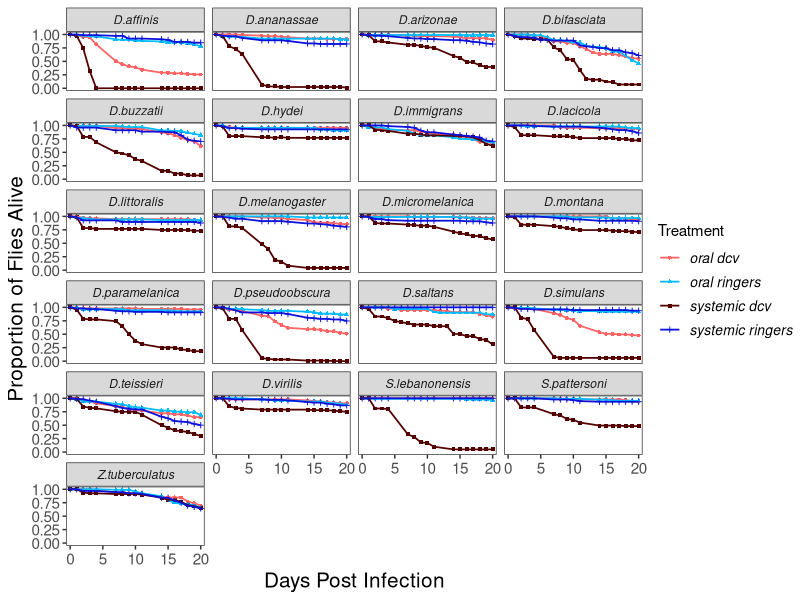
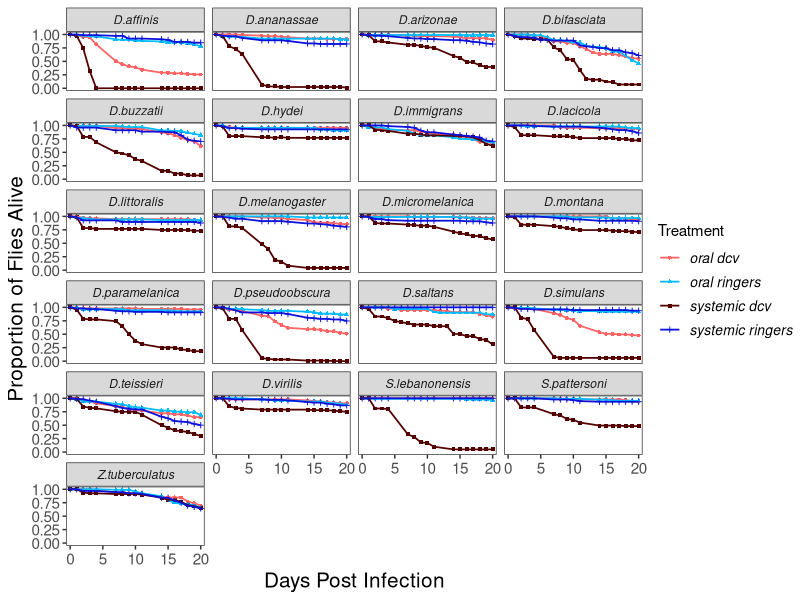

Generate these figures, in order, with R:
setwd('Year 4/Diss/Statistical Analysis/Data Collection')

Block1<-read.csv('Block1_Survival.csv',header=T)
View(Block1)
str(Block1)
Block2<-read.csv('Block2_Survival.csv',header=T)
str(Block2)
Block3<-read.csv('Block3_Survival.csv',header=T)
str(Block3)
Block4<-read.csv('Block4_Survival.csv',header=T)
str(Block4)
Block5<-read.csv('Block5_Survival.csv',header=T)
str(Block5)

install.packages('dplyr')
library(dplyr)
install.packages('plyr')
library(plyr)
install.packages('readr')
library(readr)

#----# COMBINING CSV FILES #----#

survival<-list.files(pattern='*.csv',full.names=T)#creates an object holding all the blocks of survival
allBlocks<-survival%>%
  lapply(read_csv)%>%
  bind_rows()


#----# RESHAPING #----#

library(reshape)

reshape <- cbind(allBlocks[,c(1:5)],allBlocks[,c(6:26)]/allBlocks$d0)#turns numeric survival into proportional survival
reshape$new_treat <- paste(reshape$route,reshape$treatment)#combines route and treatments columns to create a new variable which defines our 4 treatments
str(reshape)
reshape<- melt(reshape, id = c("block","vial_id","species","treatment","route","new_treat"))#turns dataframe into long formatting - it leaves alone those columns defined under id but turns the remaining columns (in this case d0:d20) into a single column referred to as 'variable'
reshape[,c(3:6)] <- lapply(reshape[,c(3:6)],function(x)as.factor(x))#???


#----# FINDING MEANS FOR EACH #----#

SE<-function(x,n){
  sd(x)/sqrt(n)
} 

survival_means<-reshape%>% group_by(new_treat,species,variable)%>% #could use na.omit(shape)%>% here instead of na.rm=T in the below line but creates resurrections
  dplyr::summarise(mean = mean(value,na.rm=T),#can use na.rm=T here but creates gaps in the survival plots
            upr = mean(value)+SE(x=value,n=length(value)),
            lwr = mean(value)-SE(x=value,n=length(value)))

filtered_data <- survival_means %>%
  filter(!species %in% c("dsub", "dsuc", "dneb"))

aggregate<-aggregate(value~species+new_treat+variable, data=reshape, FUN='mean')#COULD ALSO HAVE USED THIS CODE!!!
aggregate$mortality<-paste(1-aggregate$value)
str(aggregate)
aggregate$mortality<-as.numeric(aggregate$mortality)

#means
mean(aggregate$mortality[aggregate$variable=='d20'&aggregate$new_treat=='systemic dcv'])
mean(aggregate$mortality[aggregate$variable=='d20' & aggregate$new_treat=='oral dcv'])


#----# PLOTTING FIGURE #----#

library(ggplot2)

classic_colors <- c("#FF6363", "#00bbff",'#530000',"#0a11db") ## set colour
xlabels<-c('0','5','10','15','20')
figurecombine <- ggplot(data=na.omit(filtered_data), aes(x = variable, y = mean, colour = new_treat))+
  geom_point(aes(shape=new_treat), size = 1)+ ## picture parameter
  geom_line(aes(group = new_treat), lwd = 0.6)+
  scale_x_discrete(breaks = c('d0','d5','d10','d15','d20'),label=xlabels)+
  scale_color_manual(values = classic_colors) +
  labs(col='Treatment',shape='Treatment',)+
  facet_wrap(~species, ncol= 4, labeller=labeller(species=
                                         c("daff"="D.affinis",
                                           "dana"="D.ananassae",
                                           "dari"="D.arizonae",
                                           "dbuz"="D.buzzatii",
                                           "dhyd"="D.hydei",
                                           "dimm"="D.immigrans",
                                           "dlac"="D.lacicola",
                                           "dlit"="D.littoralis",
                                           "dmel"="D.melanogaster",
                                           "dmic"="D.micromelanica",
                                           "dmon"="D.montana",
                                           "dsal"="D.saltans",
                                           "dbif"="D.bifasciata",
                                           "dpara"="D.paramelanica",
                                           "dpse"="D.pseudoobscura",
                                           "dsim"="D.simulans",
                                           "dtei"="D.teissieri",
                                           "dvir"="D.virilis",
                                           "sleb"="S.lebanonensis",
                                           "spat"="S.pattersoni",
                                           "ztub"="Z.tuberculatus")))+
  ylab("Proportion of Flies Alive")+
  xlab("Days Post Infection")+
  theme_bw()+
  theme(axis.title.x = element_text(size = 15),
        axis.title.y = element_text(size = 15),
        axis.text = element_text(size = 11),
        strip.text = element_text(face = "italic"),
        panel.grid.major = element_blank(),
        panel.grid.minor = element_blank(),
        plot.title = element_blank(),
        legend.text = element_text(size = 10,face = "italic"),
        legend.title = element_text(size = 11),
        legend.position = "right",
        legend.margin = margin(t = -10))

figurecombine


ggsave("SurvivalCurves.pdf", plot = figurecombine, height = 10, width = 12,dpi = 600 )
